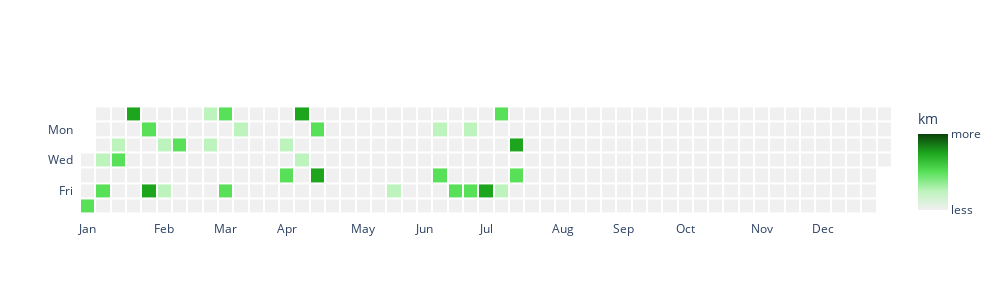

Notebook code for this chart:
### Markdown cell above
## Approach with Heatmap

### Code cell
# for the values we want to show
z_matrix = new.pivot(index="github_weekday", columns="calendar_week", values="distance_label")
# for the date that we need for the labels when hovering
label_matrix = new.pivot(index="github_weekday", columns="calendar_week", values="hover_label")
label_matrix_str = label_matrix.astype(str).values 

# Weekday labels
weekday_labels = ["","Mon  ","","Wed  ","","Fri  ",""] # add whitespacd

# number of green tones
num_green = 4
custom_colorscale = custom_green_scale(num_green)
# labels for colorscale
lc = ['']* (num_green + 1)
lc[0] = 'less'
lc[-1] = 'more'

fig = go.Figure(go.Heatmap(
    z=z_matrix.values,                   # 2D data matrix
    x=z_matrix.columns,                  # weeks on x-axis
    y=z_matrix.index,    
    zmax = num_green,
    zmin = 0,
    colorscale=custom_colorscale,
    xgap=2, ygap=2,                      # add spacing between cells
    colorbar = dict(
        title= "km",           # ✅ Title of the legend
        tickvals= list(range(num_green + 1)),  # ✅ Where to place ticks
        ticktext= lc  # ✅ Custom labels
    ),
    hoverongaps=False,
    text=label_matrix_str,    
    hovertemplate=(" %{text}<br>" +          # use the date string here
                   "<extra></extra>"  # hides trace name box
)))

# Make cells square
fig.update_yaxes(
    scaleanchor="x",     # enforce square aspect ratio
    autorange='reversed', # reverse to match GitHub style
    tickmode="array",
    tickvals=list(range(7)),
    range=[-0.5, 6.5],                      # always show 7 rows
    ticktext=weekday_labels,
)


# Label only some weeks with months
tickvals = list(labels.calendar_week)
ticktext = list(labels.month)

fig.update_xaxes(
    tickvals=tickvals,
    ticktext=ticktext
)

fig.update_layout(
    plot_bgcolor='white',        # inside plot area
    #paper_bgcolor='lightgray',
    #margin=dict(l=60, r=20, t=40, b=10),
    width = 1000,
    height = 300
)

fig.show()

### Figure 1 — Plotly figure (JSON) as saved in the notebook; plotly's stock layout.template omitted (floating-point values rounded to 4 significant figures; data arrays with more than 128 entries replaced by an {"elided": "..."} marker saying what was removed)
{"data": [{"colorbar": {"ticktext": ["less", "", "", "", "more"], "tickvals": [0, 1, 2, 3, 4], "title": {"text": "km"}}, "colorscale": [[0, "#f0f0f0"], [0.25, "#bdf3bd"], [0.5, "#58e158"], [0.75, "#1da61d"], [1, "#0b410b"]], "hoverongaps": false, "hovertemplate": " %{text}<br><extra></extra>", "text": {"elided": "7x53 str values"}, "type": "heatmap", "x": [0, 1, 2, 3, 4, 5, 6, 7, 8, 9, 10, 11, 12, 13, 14, 15, 16, 17, 18, 19, 20, 21, 22, 23, 24, 25, 26, 27, 28, 29, 30, 31, 32, 33, 34, 35, 36, 37, 38, 39, 40, 41, 42, 43, 44, 45, 46, 47, 48, 49, 50, 51, 52], "xgap": 2, "y": [0, 1, 2, 3, 4, 5, 6], "ygap": 2, "z": {"elided": "7x53 int values"}, "zmax": 4, "zmin": 0}], "layout": {"height": 300, "plot_bgcolor": "white", "width": 1000, "xaxis": {"ticktext": ["Jan", "Feb", "Mar", "Apr", "May", "Jun", "Jul", "Aug", "Sep", "Oct", "Nov", "Dec"], "tickvals": [0, 5, 9, 13, 18, 22, 26, 31, 35, 39, 44, 48]}, "yaxis": {"autorange": "reversed", "range": [-0.5, 6.5], "scaleanchor": "x", "tickmode": "array", "ticktext": ["", "Mon  ", "", "Wed  ", "", "Fri  ", ""], "tickvals": [0, 1, 2, 3, 4, 5, 6]}}}
